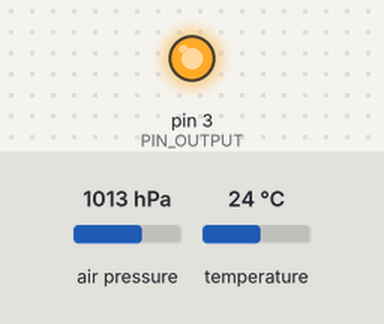
Bench run of a sketch on a simulated Arduino Uno, built with avr-gcc and run on an emulated ATmega328P. Shown: output pins drawn as LEDs (lit = HIGH). The test bench sets the inputs (shaded band); at power-on: air pressure 1013 hPa, temperature 24 °C. What the sketch prints to the serial monitor is not drawn.

Above: at 0.3 s.
Timing chart, 0 to 1.8 s (numbered marks = the images above):
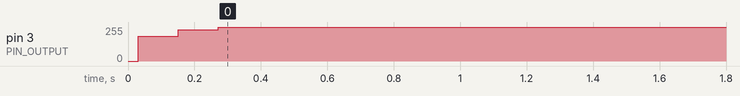

The sketch:

Codigo_BMP180.ino
```cpp
/********************************************************
 * PID Basic Example
 * Reading analog input 0 to control analog PWM output 3
 ********************************************************/

#include <PID_v1.h>
#include <Wire.h>
#include <SFE_BMP180.h>

SFE_BMP180 bmp180;

int Altitude = 558; //current altitude in meters
float comp;

#define PIN_OUTPUT 3

//Define Variables we'll be connecting to
double Setpoint, Input, Output;

//Specify the links and initial tuning parameters
double Kp=0.3, Ki=1, Kd=0;
PID myPID(&Input, &Output, &Setpoint, Kp, Ki, Kd, DIRECT);

void setup()
{
  //Initialize pressure sensor
  Serial.begin(9600);
  bool success = bmp180.begin();
  if (success) {
    Serial.println("BMP180 init success");
  }
  //initialize the variables we're linked to
  //Input = analogRead(PIN_INPUT);
  Setpoint = 1550;

  //turn the PID on
  myPID.SetMode(AUTOMATIC);
}

void loop()
{
  char status;
  double T, P;
  bool success = false;

  status = bmp180.startTemperature();

  if (status != 0) {
    delay(3);
    status = bmp180.getTemperature(T);

    if (status != 0) {
      status = bmp180.startPressure(3);

      if (status != 0) {
        delay(status);
        status = bmp180.getPressure(P, T);

        if (status != 0) {
          comp = bmp180.sealevel(P, Altitude);
        }
      }
    }
  }
  Serial.println(comp);
  Input = comp;
  myPID.Compute();
  analogWrite(PIN_OUTPUT, Output);
}
```

Measured:
- by itself, pin 3 (PIN_OUTPUT): 0/255 → 186/255 at 0.03 s, → 233/255 0.12 s later, → 255/255 0.12 s later
